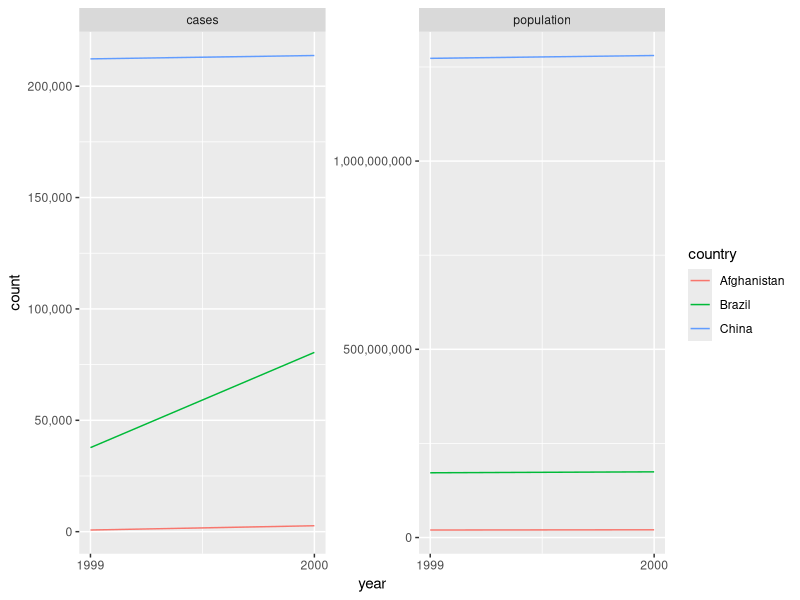
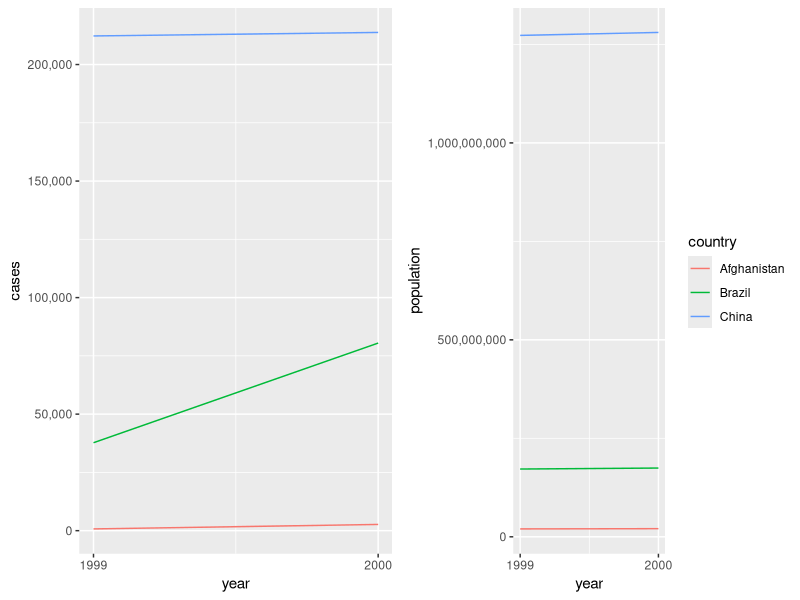

These charts were generated, in order, by the following R code: (Note: this script raises an error after producing the figures.)
## ---- chunk 1
library(tidyverse)
# Раскомментируйте и запустите следующие команды, 
# если у вас не ставится tidyverse
#library(dplyr)
#library(tidyr)
#library(ggplot2)

## ---- chunk 2

table1
table2
table3
table4a # cases
table4b # population
table5

## ---- chunk 3
head(mutate(table1, rate = cases/population * 10000))
## ---- chunk 4
table2

ggplot(data = table2) +
  geom_line(mapping = aes(color = country, 
                          x = year,
                          y = count)) +
  facet_wrap(~ type, scales = 'free_y') +
  scale_y_continuous(labels = scales::comma) +
  scale_x_continuous(breaks = 1999:2000)
## ---- chunk 5
table1

# Динамика случаев заболевания
p1 <- ggplot(data = table1) +
  geom_line(mapping = aes(color = country, 
                          x = year,
                          y = cases)) +
  scale_y_continuous(labels = scales::comma) +
  scale_x_continuous(breaks = 1999:2000) +
  scale_color_discrete(guide = FALSE)
  
# Динамика населения
p2 <- ggplot(data = table1) +
  geom_line(mapping = aes(color = country, 
                          x = year,
                          y = population)) +
  scale_y_continuous(labels = scales::comma) +
  scale_x_continuous(breaks = 1999:2000)

# Собираем два графика на одну визуализацию
gridExtra::grid.arrange(p1, p2, ncol = 2)

## ---- chunk 6

table4a
gather(table4a, `1999`,`2000`, key = "year", value = "cases")

## ---- chunk 7
sales <- tibble(
  goods = c("Milk", "Cheese", "Butter", "Sour cream"),
  moscow = c(350,430,360,570),
  `st-petersburg` = c(210,270,150,250),
  novosibirsk = c(120,150,210,140),
  total = c(680,850,720,960)
)
sales

# Напишите свой код здесь
sal <- gather(sales, moscow, `st-petersburg`, novosibirsk, total, key = "city", value = "cases")
filter(sal, city != "total")
## ---- chunk 8

table2
spread(table2, key = type, value = count)

## ---- chunk 9

grades <- tribble(
~name, ~subject, ~grade,
#-----------------|--------|------
"Ivan Ivanov", "Logistics", 4,
"Ivan Ivanov", "Research seminar", 5,
"Ivan Ivanov", "Logistics", 10,
"Peter Petrov", "Logistics", 8,
"Peter Petrov", "Research seminar", 8
)
grades

# Напишите свой код здесь
grades %>% 
  group_by(name, subject) %>%
  summarise(arade = last(grade)) 
  spread (grades, key = subject, value = grade)
## ---- chunk 10

table3
separate(table3, rate, into = c("cases", "population"))
separate(table3, rate, into = c("cases", "population"), convert = TRUE)

## ---- chunk 11
addresses <- tibble(address = c(
  "123022, г. Москва, Б. Трехсвятительский пер., д.3",
  "105187, г. Москва, ул. Кирпичная, д.33",
  "100100, г. Москва, ул. Мясницкая, д.13, стр. 4"
)
)

# Напишите свой код здесь
## ---- chunk 12

table5
unite(table5, new, century, year, sep = "")

## ---- chunk 13
dates <- tibble(date = c("02-01-2015", "05-04-2015", "27-09-2017", "18-07-2016","09-12-2014"))

# Напишите свой код здесь
